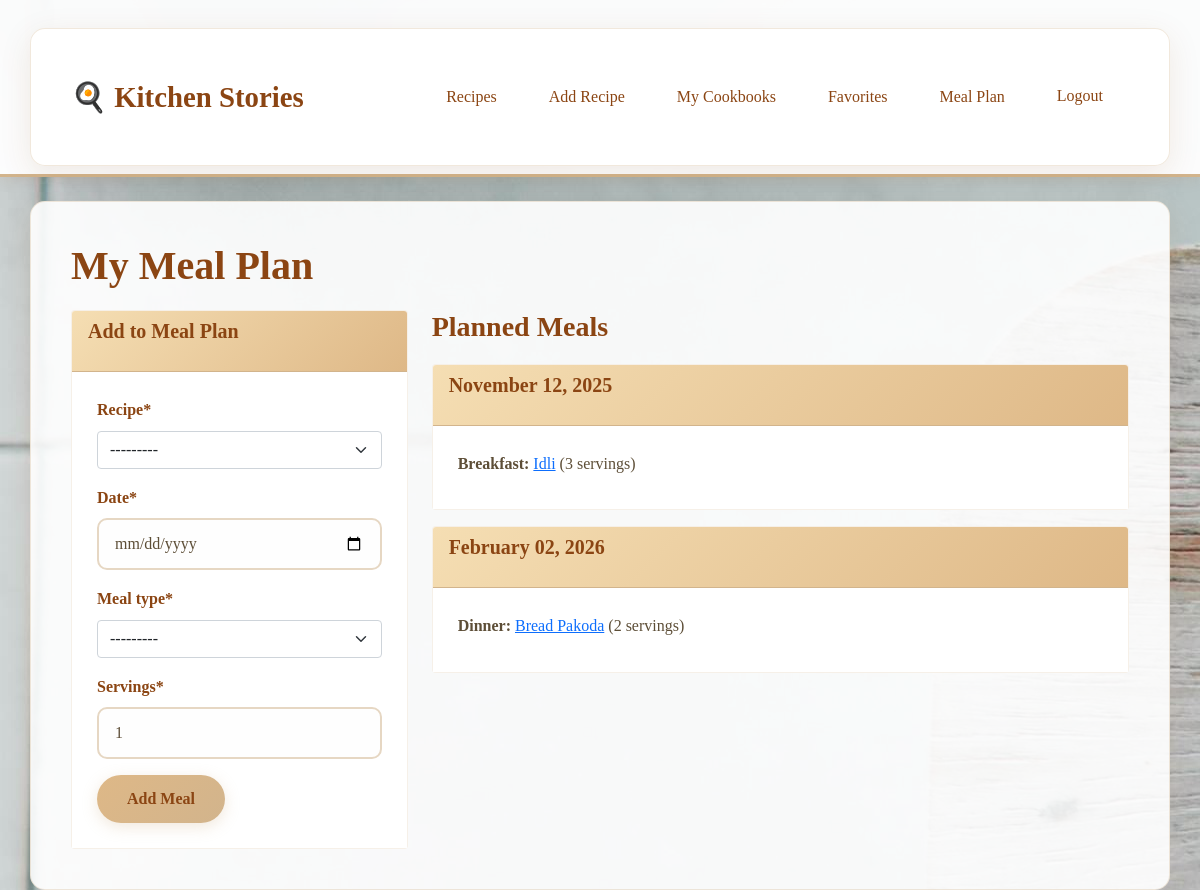
The page /meal-plan/ (signed in) on the database its author committed.
### recipes/models.py (models this page shows, shortened)
class MealPlan(models.Model):
    MEAL_CHOICES = [
        ('breakfast', 'Breakfast'),
        ('lunch', 'Lunch'),
        ('dinner', 'Dinner'),
        ('snack', 'Snack'),
    ]
    user = models.ForeignKey(User, on_delete=models.CASCADE)
    recipe = models.ForeignKey(Recipe, on_delete=models.CASCADE)
    date = models.DateField()
    meal_type = models.CharField(max_length=10, choices=MEAL_CHOICES)
    servings = models.PositiveIntegerField(default=1)
    class Meta:
        unique_together = ['user', 'date', 'meal_type', 'recipe']

class Recipe(models.Model):
    DIFFICULTY_CHOICES = [
        ('easy', 'Easy'),
        ('medium', 'Medium'),
        ('hard', 'Hard'),
    ]
    title = models.CharField(max_length=200)
    description = models.TextField()
    ingredients = models.TextField()
    instructions = models.TextField()
    prep_time = models.PositiveIntegerField(help_text="Preparation time in minutes")
    cook_time = models.PositiveIntegerField(help_text="Cooking time in minutes")
    servings = models.PositiveIntegerField(default=4)
    difficulty = models.CharField(max_length=10, choices=DIFFICULTY_CHOICES, default='medium')
    image = models.ImageField(upload_to='recipes/', blank=True, null=True)
    author = models.ForeignKey(User, on_delete=models.CASCADE)
    created_at = models.DateTimeField(auto_now_add=True)
    updated_at = models.DateTimeField(auto_now=True)
    class Meta:
        ordering = ['-created_at']
    def __str__(self):
        return self.title

### recipes/views.py (the view)
# urls.py: path('meal-plan/', views.meal_plan, name='meal_plan'),
@login_required
def meal_plan(request):
    meal_plans = MealPlan.objects.filter(user=request.user).order_by('date', 'meal_type')
    if request.method == 'POST':
        form = MealPlanForm(request.POST)
        if form.is_valid():
            meal_plan = form.save(commit=False)
            meal_plan.user = request.user
            meal_plan.save()
            messages.success(request, 'Meal added to plan!')
            return redirect('meal_plan')
    else:
        form = MealPlanForm()
    return render(request, 'recipes/meal_plan.html', {'meal_plans': meal_plans, 'form': form})

### recipes/forms.py
class MealPlanForm(forms.ModelForm):
    class Meta:
        model = MealPlan
        fields = ['recipe', 'date', 'meal_type', 'servings']
        widgets = {
            'date': forms.DateInput(attrs={'type': 'date'}),
            'servings': forms.NumberInput(attrs={'min': 1}),
        }

### templates/recipes/meal_plan.html (shortened to what this page needs)
{% extends 'base.html' %}
{% load crispy_forms_tags %}
{% block content %}
<h1>My Meal Plan</h1>
<div class="row">
    <div class="col-md-4">
        <div class="card">
            <div class="card-header">
                <h5>Add to Meal Plan</h5>
            </div>
            <div class="card-body">
                <form method="post">
                    {{ form|crispy }}
                    <button type="submit" class="btn btn-primary">Add Meal</button>
                </form>
            </div>
        </div>
    </div>
    <div class="col-md-8">
        <h3>Planned Meals</h3>
        {% regroup meal_plans by date as meals_by_date %}
        {% for date_group in meals_by_date %}
            <div class="card mb-3">
                <div class="card-header">
                    <h5>{{ date_group.grouper|date:"F d, Y" }}</h5>
                </div>
                <div class="card-body">
                    {% for meal in date_group.list %}
                        <div class="d-flex justify-content-between align-items-center mb-2">
                            <div>
                                <strong>{{ meal.meal_type|title }}:</strong>
                                <a href="{% url 'recipe_detail' meal.recipe.pk %}">{{ meal.recipe.title }}</a>
                                ({{ meal.servings }} serving{{ meal.servings|pluralize }})
                            </div>
                        </div>
                    {% endfor %}
                </div>
            </div>
        {% empty %}
            <p>No meals planned yet. Add some meals to get started!</p>
        {% endfor %}
    </div>
</div>
{% endblock %}

### static/css/style.css (style rules this page uses)
* { box-sizing: border-box; }
body { background-image: url('media/recipes/kitchen.jpg'); font-family: 'Georgia', 'Times New Roman', serif; color: #5d4e37; line-height: 1.6; }
.card-body { padding: 25px; background: #ffffff; }
.btn-primary { background: linear-gradient(135deg, #deb887, #d2b48c); border: none; border-radius: 25px; padding: 12px 30px; color: #8b4513; font-weight: 600; transition: all 0.3s ease; box-shadow: 0 4px 15px rgba(210, 180, 140, 0.3); font-family: 'Georgia', serif; }
h1, h2, h3, h4, h5, h6 { color: #8b4513; font-weight: 600; font-family: 'Georgia', serif; margin-bottom: 20px; }
.form-control { background: #fefefe; border: 2px solid #e6d7c3; color: #5d4e37; border-radius: 10px; padding: 12px 16px; transition: all 0.3s ease; font-family: 'Georgia', serif; }
.card { border: 1px solid rgba(210, 180, 140, 0.2); }
.card-header { background: linear-gradient(135deg, #f5deb3, #deb887); border-bottom: 1px solid #d2b48c; color: #8b4513; font-weight: 600; }
.form-label { color: #8b4513; font-weight: 600; margin-bottom: 8px; }
html { scroll-behavior: smooth; }

### rows shown on the page
MealPlan: grouper "November 12, 2025", meal_type "Breakfast", recipe "Idli", servings "3"
MealPlan: grouper "February 02, 2026", meal_type "Dinner", recipe "Bread Pakoda", servings "2"
